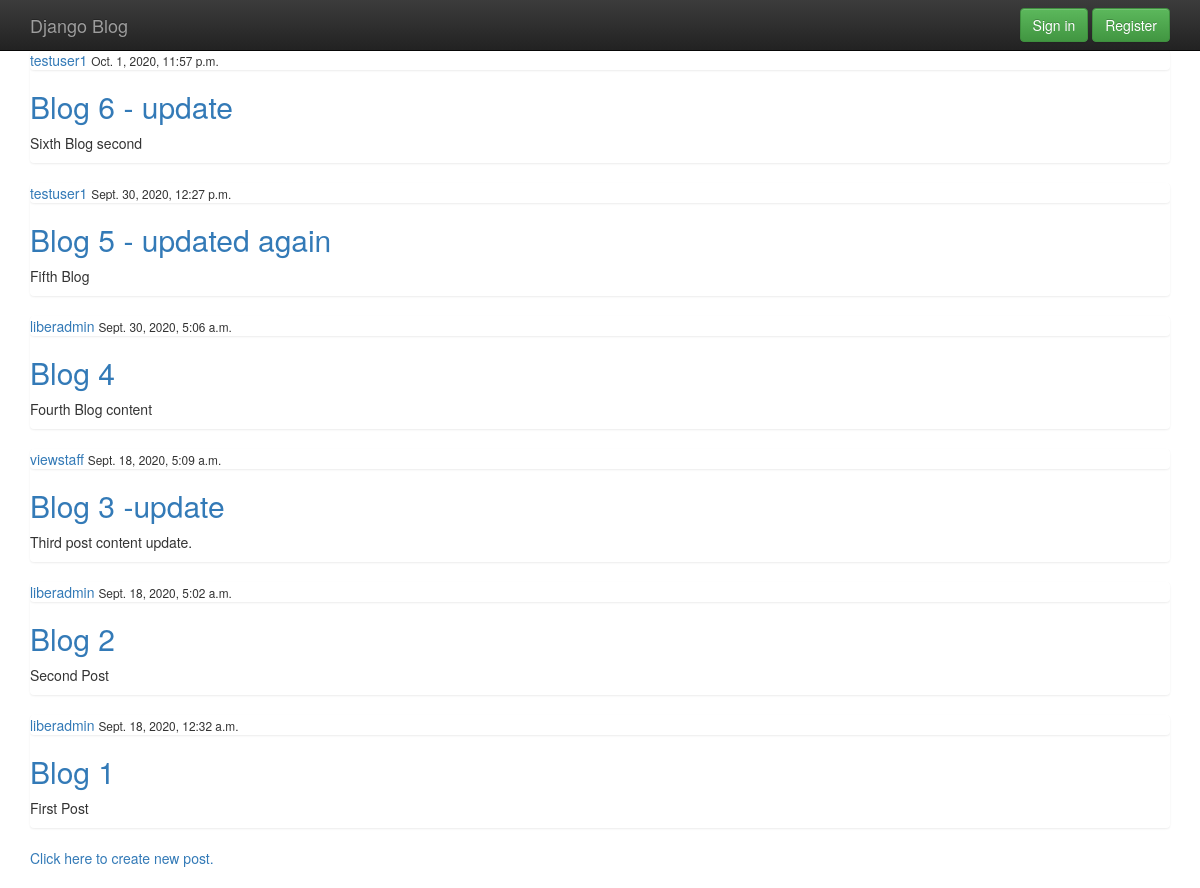
The app's page /business, older data.
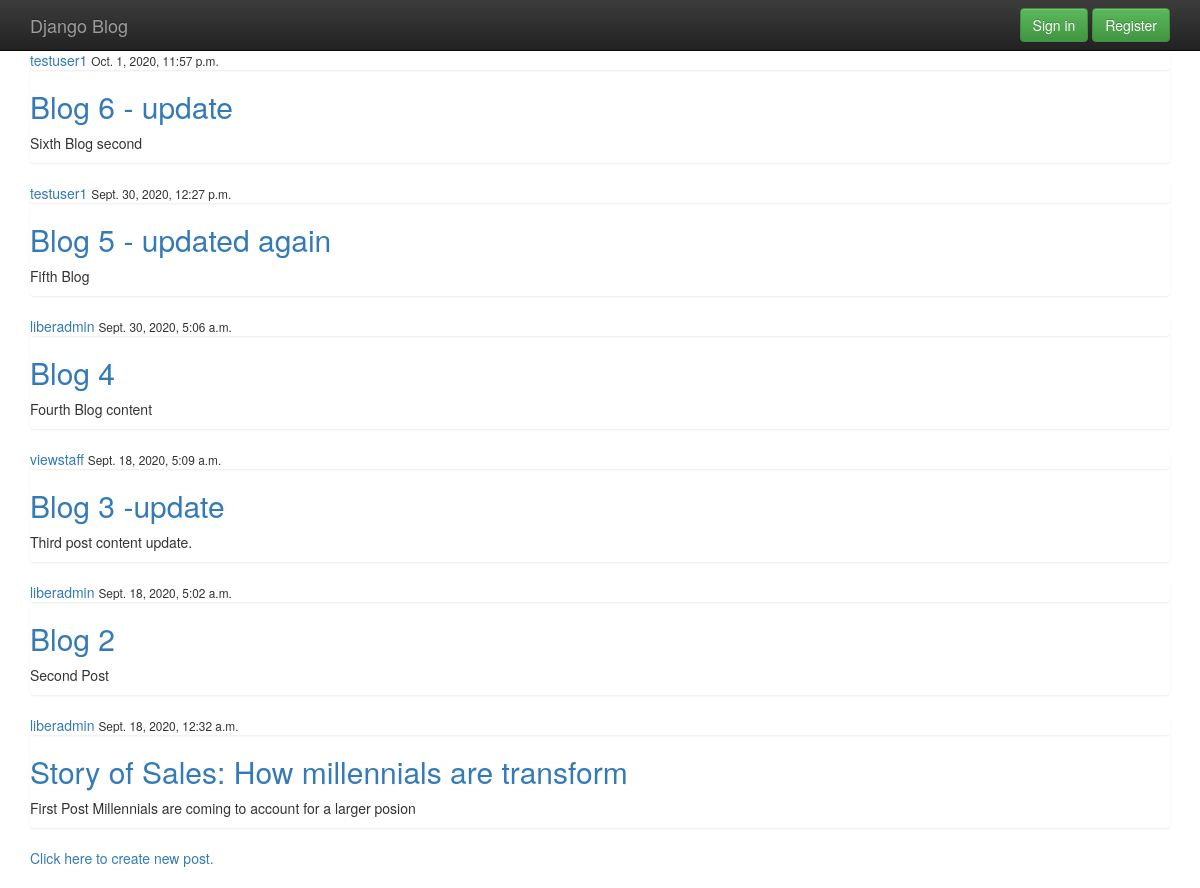
The same page, newer data.
### blog/models.py (models this page shows, shortened)
class Post(models.Model):
    title = models.CharField(max_length=100)
    content = models.TextField()
    date_posted = models.DateTimeField(default=timezone.now)
    author = models.ForeignKey(User, on_delete=models.CASCADE)

### blog/views.py (the view)
# urls.py: path('business', PostListView.as_view(), name='business'),
class PostListView(ListView):
    model = Post
    template_name = 'blog/business.html'
    context_object_name = 'posts'
    ordering = ['-date_posted']

### blog/templates/blog/business.html (shortened to what this page needs)
{% extends 'blog/base.html' %}
{% block content %}
<section class="container">
{% for post in posts %}
    <div class="list-group">
        <article>
            <div class="media-body">
                <div class="list-group">
                    <a href="#">{{ post.author }}</a>
                    <small>{{ post.date_posted }}</small>
                </div>
                <h2><a href="{% url 'post-detail' post.id %}">{{ post.title }}</a></h2>
                <p>{{ post.content }}</p>
            </div>
        </article>
    </div>
{% endfor %}
</section>
<section class="container">
    <div>
        <section>
            <a href="{% url 'post-create' %}">Click here to create new post.</a>
        </section>
    </div>
</section>
{% endblock content %}

### blog/templates/blog/base.html (shortened to what this page needs)
<!doctype html>
<html class="no-js" lang="">
    <head>
        <link rel="stylesheet" href="/static/blog/css/bootstrap.min.css">
        <link rel="stylesheet" href="/static/blog/css/bootstrap-theme.min.css">
        <link rel="stylesheet" href="/static/blog/css/main.css">
    </head>
    <body>
    <nav class="navbar navbar-inverse navbar-fixed-top" role="navigation">
      <div class="container">
        <div class="navbar-header">
          <a class="navbar-brand" href="/">Django Blog</a>
        </div>
        <div id="navbar" class="navbar-collapse collapse">
        {% if user.is_authenticated %}
            <form class="navbar-form navbar-right" role="form">
              <a class="btn btn-success" href="{% url 'profile' %}" role="button">Profile</a>
              <a class="btn btn-success" href="{% url 'logout'%}" role="button">Sign out</a>
            </form>
        {% else %}
            <form class="navbar-form navbar-right" role="form">
              <a class="btn btn-success" href="{% url 'login' %}" role="button">Sign in</a>
              <a class="btn btn-success" href="{% url 'register' %}" role="button">Register</a>
            </form>
        {% endif%}
        </div>
      </div>
    </nav>
    {% block content %}
    {% endblock %}
    </body>
</html>

### users/static/blog/css/main.css (style rules this page uses)
h2,h3,h4,h5,h6 { color: #b30000; }

### blog/templates/blog/base.html (style rules this page uses)
body { padding-top: 50px; padding-bottom: 20px; }

Row changes from the older to the newer data that the page shows:
changed Post: title "Blog 1" → "Story of Sales: How millennials are transform"; content "First Post" → "First Post Millennials are coming to account for a larger posion"
